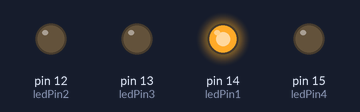
Bench run of a sketch on a simulated Arduino Uno, built with avr-gcc and run on an emulated ATmega328P. Shown: output pins drawn as LEDs (lit = HIGH).

Above: at 0.2 s.
At 1.7 s:
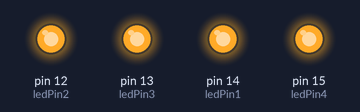
At 3.2 s:
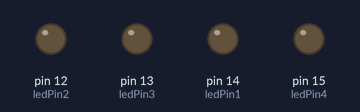
At 4.7 s:
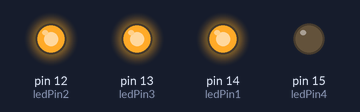
At 7.7 s:
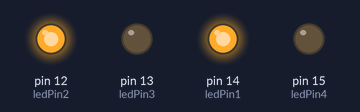
Timing chart, 0 to 8.1 s (numbered marks = the images above):
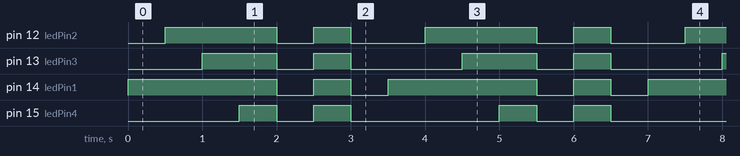

The sketch:

Pertemuan1_lab12.ino
```cpp
int ledPin1 = 14;
int ledPin2 = 12;
int ledPin3 = 13;
int ledPin4 = 15;

void setup() {
  pinMode(ledPin1, OUTPUT);
  pinMode(ledPin2, OUTPUT);
  pinMode(ledPin3, OUTPUT);
  pinMode(ledPin4, OUTPUT);
}

void loop() {
  digitalWrite(ledPin1, HIGH);
  delay(500);
  digitalWrite(ledPin2, HIGH);
  delay(500);
  digitalWrite(ledPin3, HIGH);
  delay(500);
  digitalWrite(ledPin4, HIGH);
  delay(500);
  digitalWrite(ledPin1, LOW);
  digitalWrite(ledPin2, LOW);
  digitalWrite(ledPin3, LOW);
  digitalWrite(ledPin4, LOW);
  delay(500);
  digitalWrite(ledPin1, HIGH);
  digitalWrite(ledPin2, HIGH);
  digitalWrite(ledPin3, HIGH);
  digitalWrite(ledPin4, HIGH);
  delay(500);
  digitalWrite(ledPin1, LOW);
  digitalWrite(ledPin2, LOW);
  digitalWrite(ledPin3, LOW);
  digitalWrite(ledPin4, LOW);
  delay(500);
}
```

Measured:
- by itself, pin 12 (ledPin2): repeats every 3.5 s: LOW 0.50 s, HIGH 0.50 s, LOW 1.0 s, HIGH 1.5 s
- by itself, pin 13 (ledPin3): repeats every 3.5 s: LOW 0.50 s, HIGH 0.50 s, LOW 1.5 s, HIGH 1.0 s
- by itself, pin 14 (ledPin1): repeats every 3.5 s: LOW 0.50 s, HIGH 0.50 s, LOW 0.50 s, HIGH 2.0 s
- by itself, pin 15 (ledPin4): repeats every 3.5 s: LOW 0.50 s, HIGH 0.50 s, LOW 2.0 s, HIGH 0.50 s
